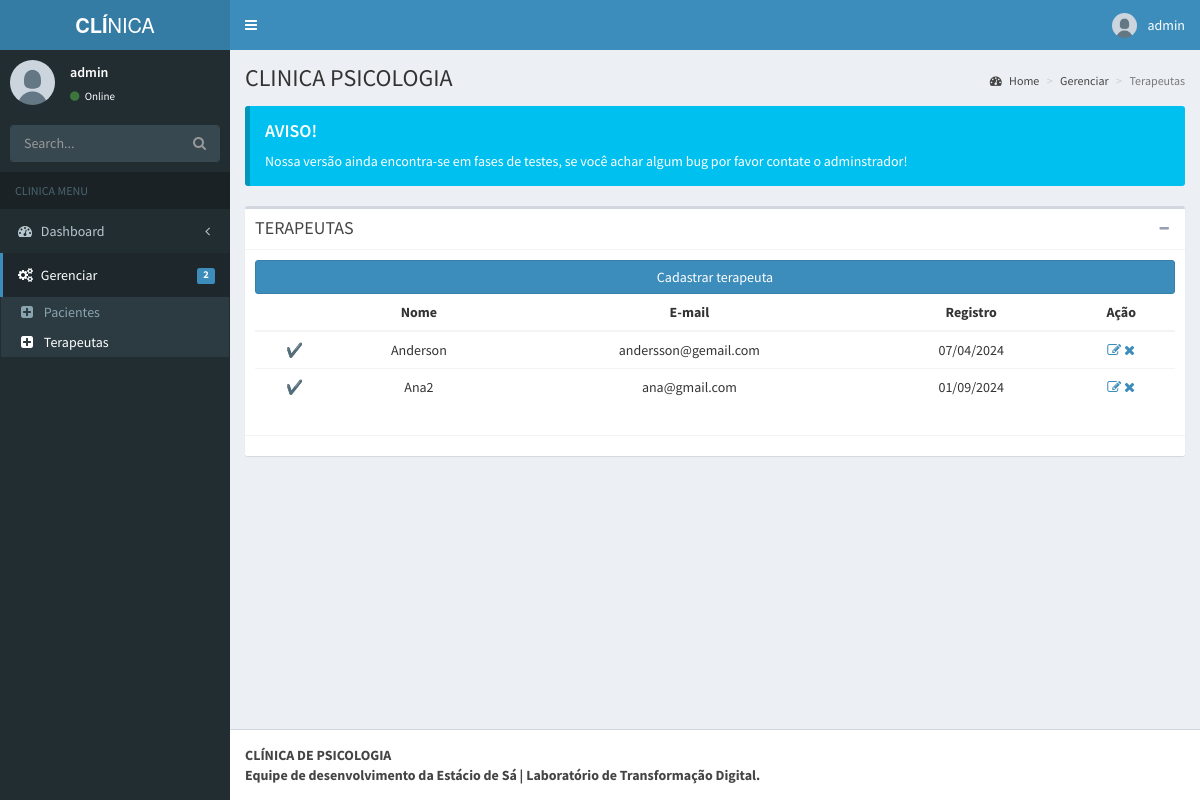
/admin/pages/layout/terapeutas.php (signed in), run on the app's committed database.
### tables this page shows
CREATE TABLE `tbl_user_terapeuta` (
  `id` int(11) NOT NULL,
  `id_disponibilidade` int(11) UNSIGNED NOT NULL,
  `nome` varchar(50) NOT NULL,
  `usuario` varchar(20) NOT NULL,
  `email` varchar(100) NOT NULL,
  `senha` varchar(255) NOT NULL,
  `date` timestamp NOT NULL DEFAULT current_timestamp() ON UPDATE current_timestamp()
);

### admin/pages/layout/terapeutas.php (the view, shortened to what this page needs)
<?php
include('../../../db/conexao.php');
?>
<!DOCTYPE html>
<html>
<head>
  <link rel="stylesheet" href="../../bootstrap/css/bootstrap.min.css">
  <link rel="stylesheet" href="https://maxcdn.bootstrapcdn.com/font-awesome/4.4.0/css/font-awesome.min.css">
  <link rel="stylesheet" href="https://code.ionicframework.com/ionicons/2.0.1/css/ionicons.min.css">
  <link rel="stylesheet" href="../../dist/css/AdminLTE.min.css">
  <link rel="stylesheet" href="../../dist/css/skins/_all-skins.min.css">
</head>
<body class="hold-transition skin-blue fixed sidebar-mini">
  <div class="wrapper">
    <header class="main-header">
      <a href="../../index.php" class="logo">
        <span class="logo-lg"><b>CLÍ</b>NICA</span>
      </a>
      <nav class="navbar navbar-static-top" role="navigation">
        <a href="#" class="sidebar-toggle" data-toggle="offcanvas" role="button">
        </a>
        <div class="navbar-custom-menu">
          <ul class="nav navbar-nav">
            <li class="dropdown user user-menu">
              <a href="#" class="dropdown-toggle" data-toggle="dropdown">
                <img src="../../dist/img/user.jpg" class="user-image" alt="User Image">
                <span class="hidden-xs"><?php echo $_SESSION['nome']; ?></span>
              </a>
            </li>
          </ul>
        </div>
      </nav>
    </header>
    <aside class="main-sidebar">
      <section class="sidebar">
        <div class="user-panel">
          <div class="pull-left image">
            <img src="../../dist/img/user.jpg" class="img-circle" alt="User Image">
          </div>
          <div class="pull-left info">
            <p><?php echo $_SESSION['nome']; ?></p>
            <a href="#"><i class="fa fa-circle text-success"></i> Online</a>
          </div>
        </div>
        <form action="#" method="get" class="sidebar-form">
          <div class="input-group">
            <input type="text" name="q" class="form-control" placeholder="Search...">
            <span class="input-group-btn">
              <button type="submit" name="search" id="search-btn" class="btn btn-flat"><i class="fa fa-search"></i></button>
            </span>
          </div>
        </form>
        <ul class="sidebar-menu">
          <li class="header">CLINICA MENU</li>
          <li class="treeview">
            <a href="#">
              <i class="fa fa-dashboard"></i> <span>Dashboard</span> <i class="fa fa-angle-left pull-right"></i>
            </a>
          </li>
          <li class="treeview active">
            <a href="#">
              <i class="fa fa-gears"></i>
              <span>Gerenciar</span>
              <span class="label label-primary pull-right">2</span>
            </a>
            <ul class="treeview-menu">
              <li><a href="pacientes.php"><i class="fa fa-plus-square"></i> Pacientes</a></li>
              <li class="active"><a href="terapeutas.php"><i class="fa fa-plus-square"></i> Terapeutas</a></li>
            </ul>
          </li>
    </aside>
    <div class="content-wrapper">
      <section class="content-header">
        <h1>
          CLINICA PSICOLOGIA
        </h1>
        <ol class="breadcrumb">
          <li><a href="../../../index.php"><i class="fa fa-dashboard"></i> Home</a></li>
          <li><a href="#">Gerenciar</a></li>
          <li class="active">Terapeutas</li>
        </ol>
      </section>
      <section class="content">
        <div class="callout callout-info">
          <h4>AVISO!</h4>
          <p>Nossa versão ainda encontra-se em fases de testes, se você achar algum bug por favor contate o adminstrador!</p>
        </div>
        <div class="box">
          <div class="box-header with-border">
            <h3 class="box-title">TERAPEUTAS</h3>
            <div class="box-tools pull-right">
              <button class="btn btn-box-tool" data-widget="collapse" data-toggle="tooltip" title="Collapse"><i class="fa fa-minus"></i></button>
            </div>
          </div>
          <div class="box-body">
            <a href="cadastro-terapeuta.php">
              <button class="btn btn-block btn-primary">Cadastrar terapeuta</button>
            </a>
            <div>
              <table class="table table-hover text-center">
                <thead class="table-dark">
                  <tr>
                    <th></th>
                    <th scope="col">Nome</th>
                    <th scope="col">E-mail</th>
                    <th scope="col">Registro</th>
                    <th scope="col">Ação</th>
                  </tr>
                </thead>
                <tbody>
                  <?php
                  $sql = "SELECT * FROM tbl_user_terapeuta";
                  $result = mysqli_query($mysqli, $sql);
                  while ($row = mysqli_fetch_assoc($result)) {
                  ?>
                    <tr>
                    <td><?php echo ($row['id_disponibilidade']==2) ? "❌" : "✔️" ?></td>
                      <td><?php echo $row["nome"] ?></td>
                      <td><?php echo $row["email"] ?></td>
                      <td><?php echo date('d/m/Y', strtotime($row["date"])); ?></td>
                      <td style="background:white">
                        <a href="edit-terapeuta.php?id=<?php echo $row["id"] ?>" class="link-dark"><i class="fa fa-edit"></i></a>
                        <a href="delete-terapeuta.php?id=<?php echo $row["id"] ?>" class="link-dark"><i class="fa fa-remove"></i></a>
                      </td>
                    </tr>
                  <?php
                  }
                  ?>
                </tbody>
              </table>
            </div>
          </div>
          <div class="box-footer">
          </div>
        </div>
      </section>
    </div>
    <footer class="main-footer">
      <strong>CLÍNICA DE PSICOLOGIA <br> Equipe de desenvolvimento da Estácio de Sá | Laboratório de Transformação Digital.</strong>
    </footer>
  </div>
</body>
</html>

### data on the page
tbl_user_terapeuta: nome "Anderson", email "andersson@gemail.com", date "07/04/2024"
tbl_user_terapeuta: nome "Ana2", email "ana@gmail.com", date "01/09/2024"

### other printed values
$_SESSION['nome'] "admin"
